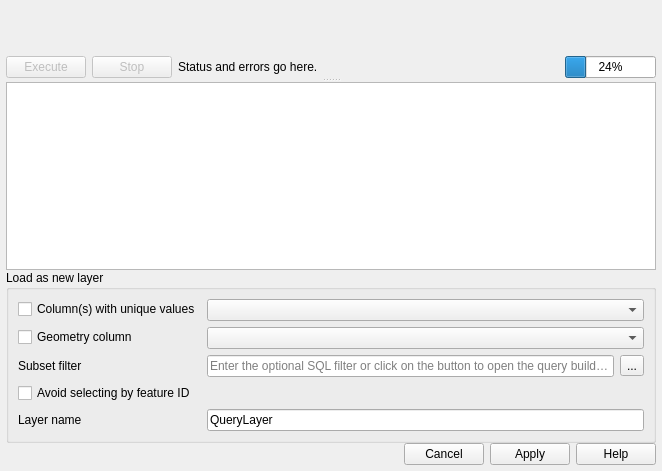
<?xml version="1.0" encoding="UTF-8"?>
<ui version="4.0">
 <class>QgsQueryResultPanelWidgetBase</class>
 <widget class="QWidget" name="QgsQueryResultPanelWidgetBase">
  <property name="geometry">
   <rect>
    <x>0</x>
    <y>0</y>
    <width>662</width>
    <height>471</height>
   </rect>
  </property>
  <property name="windowTitle">
   <string notr="true">Dialog</string>
  </property>
  <layout class="QVBoxLayout" name="verticalLayout">
   <property name="spacing">
    <number>0</number>
   </property>
   <property name="leftMargin">
    <number>0</number>
   </property>
   <property name="topMargin">
    <number>0</number>
   </property>
   <property name="rightMargin">
    <number>0</number>
   </property>
   <property name="bottomMargin">
    <number>0</number>
   </property>
   <item>
    <layout class="QVBoxLayout" name="verticalLayout_2">
     <property name="spacing">
      <number>0</number>
     </property>
     <property name="topMargin">
      <number>0</number>
     </property>
     <item>
      <widget class="QgsMessageBar" name="mMessageBar" native="true"/>
     </item>
    </layout>
   </item>
   <item>
    <layout class="QVBoxLayout" name="mainLayout">
     <property name="leftMargin">
      <number>6</number>
     </property>
     <property name="topMargin">
      <number>0</number>
     </property>
     <property name="rightMargin">
      <number>6</number>
     </property>
     <property name="bottomMargin">
      <number>6</number>
     </property>
     <item>
      <widget class="QWidget" name="widget" native="true">
       <layout class="QVBoxLayout" name="verticalLayout_4">
        <property name="leftMargin">
         <number>0</number>
        </property>
        <property name="topMargin">
         <number>0</number>
        </property>
        <property name="rightMargin">
         <number>0</number>
        </property>
        <property name="bottomMargin">
         <number>0</number>
        </property>
        <item>
         <widget class="QSplitter" name="splitter">
          <property name="frameShape">
           <enum>QFrame::NoFrame</enum>
          </property>
          <property name="orientation">
           <enum>Qt::Vertical</enum>
          </property>
          <widget class="QWidget" name="verticalLayoutWidget">
           <layout class="QVBoxLayout" name="verticalLayout_3">
            <property name="topMargin">
             <number>0</number>
            </property>
            <item>
             <widget class="QWidget" name="mSqlEditorContainer" native="true"/>
            </item>
            <item>
             <layout class="QHBoxLayout" name="progressLayout" stretch="0,0,0,1,0">
              <item>
               <widget class="QPushButton" name="mExecuteButton">
                <property name="enabled">
                 <bool>false</bool>
                </property>
                <property name="text">
                 <string>Execute</string>
                </property>
               </widget>
              </item>
              <item>
               <widget class="QPushButton" name="mStopButton">
                <property name="enabled">
                 <bool>false</bool>
                </property>
                <property name="text">
                 <string>Stop</string>
                </property>
               </widget>
              </item>
              <item>
               <widget class="QLabel" name="mStatusLabel">
                <property name="text">
                 <string>Status and errors go here.</string>
                </property>
               </widget>
              </item>
              <item>
               <spacer name="horizontalSpacer">
                <property name="orientation">
                 <enum>Qt::Horizontal</enum>
                </property>
                <property name="sizeHint" stdset="0">
                 <size>
                  <width>40</width>
                  <height>20</height>
                 </size>
                </property>
               </spacer>
              </item>
              <item>
               <widget class="QProgressBar" name="mProgressBar">
                <property name="value">
                 <number>24</number>
                </property>
               </widget>
              </item>
             </layout>
            </item>
           </layout>
          </widget>
          <widget class="QTableView" name="mQueryResultsTableView"/>
         </widget>
        </item>
       </layout>
      </widget>
     </item>
     <item>
      <widget class="QgsCodeEditorSQL" name="mSqlErrorText" native="true"/>
     </item>
     <item>
      <widget class="QgsCollapsibleGroupBox" name="mLoadAsNewLayerGroupBox">
       <property name="title">
        <string>Load as new layer</string>
       </property>
       <layout class="QFormLayout" name="formLayout">
        <item row="0" column="0">
         <widget class="QCheckBox" name="mPkColumnsCheckBox">
          <property name="toolTip">
           <string>Column(s) that can be used as an index to uniquely identify features, they are usually part of a primary key.</string>
          </property>
          <property name="text">
           <string>Column(s) with unique values</string>
          </property>
         </widget>
        </item>
        <item row="0" column="1">
         <widget class="QgsCheckableComboBox" name="mPkColumnsComboBox"/>
        </item>
        <item row="1" column="0">
         <widget class="QCheckBox" name="mGeometryColumnCheckBox">
          <property name="toolTip">
           <string>Column that contains the geometry.</string>
          </property>
          <property name="text">
           <string>Geometry column</string>
          </property>
         </widget>
        </item>
        <item row="1" column="1">
         <widget class="QComboBox" name="mGeometryColumnComboBox"/>
        </item>
        <item row="2" column="0">
         <widget class="QLabel" name="mFilterLabel">
          <property name="toolTip">
           <string>SQL filter to restrict the features available in the layer</string>
          </property>
          <property name="text">
           <string>Subset filter</string>
          </property>
         </widget>
        </item>
        <item row="2" column="1">
         <layout class="QHBoxLayout" name="horizontalLayout_5">
          <item>
           <widget class="QLineEdit" name="mFilterLineEdit">
            <property name="text">
             <string/>
            </property>
            <property name="placeholderText">
             <string>Enter the optional SQL filter or click on the button to open the query builder tool</string>
            </property>
           </widget>
          </item>
          <item>
           <widget class="QToolButton" name="mFilterToolButton">
            <property name="text">
             <string>...</string>
            </property>
           </widget>
          </item>
         </layout>
        </item>
        <item row="4" column="1">
         <layout class="QHBoxLayout" name="horizontalLayout_2">
          <item>
           <widget class="QLineEdit" name="mLayerNameLineEdit">
            <property name="text">
             <string>QueryLayer</string>
            </property>
           </widget>
          </item>
         </layout>
        </item>
        <item row="3" column="0">
         <widget class="QCheckBox" name="mAvoidSelectingAsFeatureIdCheckBox">
          <property name="toolTip">
           <string>Disable 'Fast Access to Features at ID' capability to force keeping the attribute table in memory (e.g. in case of expensive views)</string>
          </property>
          <property name="text">
           <string>Avoid selecting by feature ID</string>
          </property>
         </widget>
        </item>
        <item row="4" column="0">
         <widget class="QLabel" name="mLayerNameLabel">
          <property name="text">
           <string>Layer name</string>
          </property>
         </widget>
        </item>
       </layout>
      </widget>
     </item>
     <item>
      <layout class="QHBoxLayout" name="horizontalLayout_3">
       <item>
        <widget class="QDialogButtonBox" name="buttonBox">
         <property name="standardButtons">
          <set>QDialogButtonBox::Apply|QDialogButtonBox::Cancel|QDialogButtonBox::Help</set>
         </property>
        </widget>
       </item>
      </layout>
     </item>
    </layout>
   </item>
  </layout>
 </widget>
 <customwidgets>
  <customwidget>
   <class>QgsCheckableComboBox</class>
   <extends>QComboBox</extends>
   <header>qgscheckablecombobox.h</header>
  </customwidget>
  <customwidget>
   <class>QgsCollapsibleGroupBox</class>
   <extends>QGroupBox</extends>
   <header>qgscollapsiblegroupbox.h</header>
   <container>1</container>
  </customwidget>
  <customwidget>
   <class>QgsCodeEditorSQL</class>
   <extends>QWidget</extends>
   <header>qgscodeeditorsql.h</header>
   <container>1</container>
  </customwidget>
  <customwidget>
   <class>QgsMessageBar</class>
   <extends>QWidget</extends>
   <header>qgsmessagebar.h</header>
   <container>1</container>
  </customwidget>
 </customwidgets>
 <tabstops>
  <tabstop>mExecuteButton</tabstop>
  <tabstop>mStopButton</tabstop>
  <tabstop>mPkColumnsCheckBox</tabstop>
  <tabstop>mPkColumnsComboBox</tabstop>
  <tabstop>mGeometryColumnCheckBox</tabstop>
  <tabstop>mGeometryColumnComboBox</tabstop>
  <tabstop>mFilterLineEdit</tabstop>
  <tabstop>mFilterToolButton</tabstop>
  <tabstop>mAvoidSelectingAsFeatureIdCheckBox</tabstop>
  <tabstop>mLayerNameLineEdit</tabstop>
 </tabstops>
 <resources/>
 <connections/>
</ui>
